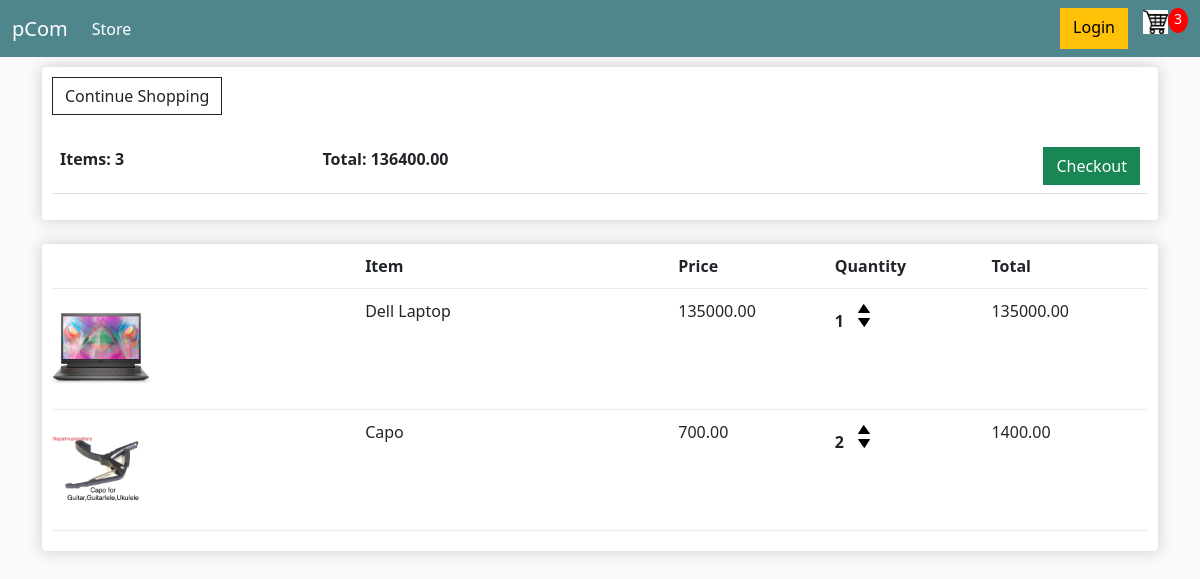
The page /cart/ (signed in) on the database as committed earlier.
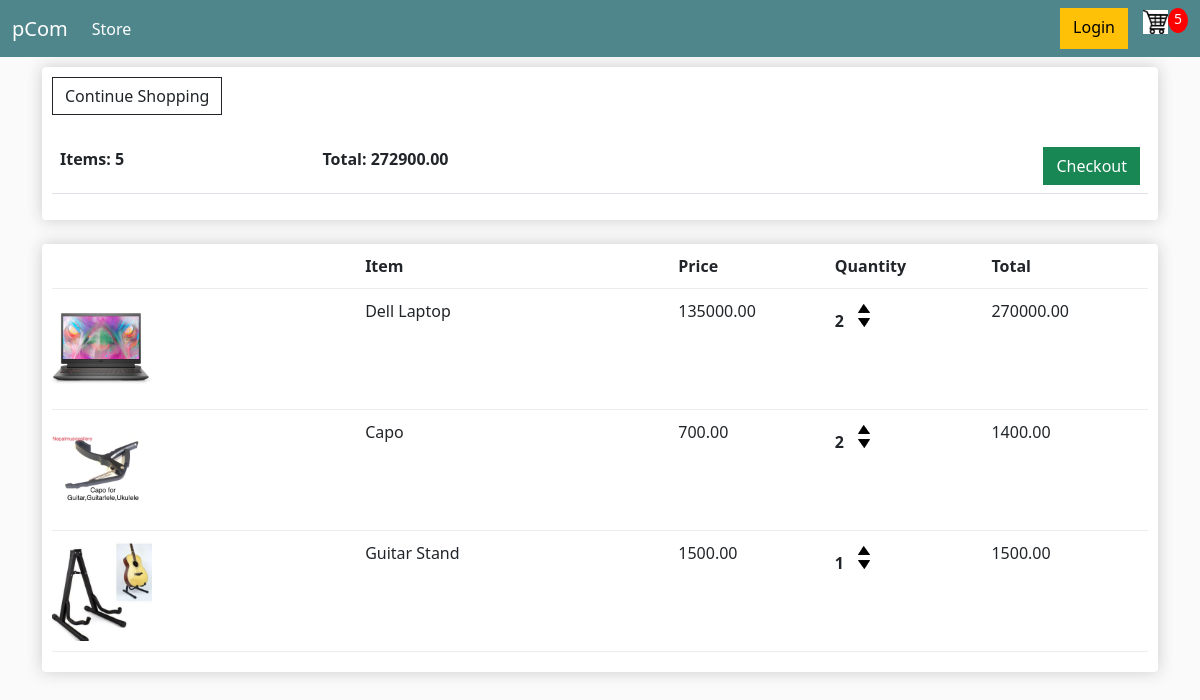
The same page on the database as committed later.
### store/models.py (models this page shows, shortened)
class Order(models.Model):
    customer = models.ForeignKey(Customer, on_delete=models.SET_NULL, null=True, blank=True)
    date_ordered = models.DateTimeField(auto_now_add=True)
    complete = models.BooleanField(default=False)
    transaction_id = models.CharField(max_length=100, null=True)
    @property
    def get_cart_total(self):
        orderitems = self.orderitem_set.all()
        total = sum([item.get_total for item in orderitems])
        return total
    @property
    def get_cart_items(self):
        orderitems = self.orderitem_set.all()
        total = sum([item.quantity for item in orderitems])
        return total

class OrderItem(models.Model):
    product = models.ForeignKey(Product, on_delete=models.SET_NULL, null=True)
    order = models.ForeignKey(Order, on_delete=models.SET_NULL, null=True)
    quantity = models.IntegerField(default=0, null=True, blank=True)
    date_added = models.DateTimeField(auto_now_add=True)
    @property
    def get_total(self):
        total = self.product.price * self.quantity
        return total

class Product(models.Model):
    name = models.CharField(max_length=200)
    price = models.DecimalField(max_digits=8, decimal_places=2)
    digital = models.BooleanField(default=False, null=True, blank=True)
    direct_link = models.CharField(max_length=300, null=True, blank=True)
    image = models.ImageField(null=True, blank=True)
    @property
    def imageURL(self):
        try:
            url = self.image.url
        except:
            url = ''
        return url

### store/views.py (the view)
# urls.py: path('cart/', views.cart, name="cart"),
def cart(request):
    data = cartData(request)
    cartItems = data['cartItems']
    order = data['order']
    items = data['items']
    context = {'items': items, 'order': order,
               'cartItems': cartItems, 'shipping': False}
    return render(request, 'store/Cart.html', context)

### store/utils.py (called while the page is built)
def cartData(request):
    if request.user.is_authenticated:
        customer = request.user.customer
        order, customer = Order.objects.get_or_create(
            customer=customer, complete=False)
        items = order.orderitem_set.all()
        cartItems = order.get_cart_items
    else:
        cookieData = cookieCart(request)
        cartItems = cookieData['cartItems']
        order = cookieData['order']
        items = cookieData['items']
    return {'cartItems': cartItems, 'order': order, 'items': items}

### store/templates/store/Cart.html
{% extends 'store/Main.html' %}
{% load static %}
{% block content %}
<div class="row">
    <div class="col-lg-12">
        <div class="box-element">
            <a href="{% url 'store' %}" class="btn btn-outline-dark">Continue Shopping</a>
            <br />
            <br />
            <table class="table">
                <tr>
                    <th>Items: {{order.get_cart_items}}</th>
                    <th>Total: {{order.get_cart_total|floatformat:2}}</th>
                    <th style="text-align: right;">
                        <a class="btn btn-success" href="{%  url 'checkout' %}">Checkout</a>
                    </th>
                </tr>
            </table>
        </div>
        <br />
        <div class="box-element">
            <div class="cart-row">
                <div style="flex: 2;"></div>
                <div style="flex: 2;"><strong>Item</strong> </div>
                <div style="flex: 1;"><strong>Price</strong></div>
                <div style="flex: 1;"><strong>Quantity</strong></div>
                <div style="flex: 1;"><strong>Total</strong></div>
            </div>
            {% for item in items %}
            <div class="cart-row">
                <div style="flex: 2;">
                    <img class="row-image" src="{{item.product.imageURL}}" alt="">
                </div>
                <div style="flex: 2;">{{item.product.name}}</div>
                <div style="flex: 1;">{{item.product.price|floatformat:2}}</div>
                <div style="flex: 1;">
                    <p class="quantity">{{item.quantity}}</p>
                    <div class="quantity">
                        <img class="chg-quantity update-cart" data-action="add" data-product="{{item.product.id}}" src="{% static 'images/up.png' %}" alt="">
                        <img class="chg-quantity update-cart" data-action="remove" data-product="{{item.product.id}}" src="{% static 'images/down.png' %}" alt="">
                    </div>
                </div>
                <div style="flex: 1;">{{item.get_total}}</div>
            </div>
            {% endfor %}
        </div>
    </div>
</div>
{% endblock content %}

### store/templates/store/Main.html (shortened to what this page needs)
<!DOCTYPE html>
{% load static %}
<html lang="en">
<head>
    <link rel="stylesheet" href="https://cdn.jsdelivr.net/npm/bootstrap@5.1.3/dist/css/bootstrap.min.css">
    <link rel="stylesheet"
        href="https://cdn.jsdelivr.net/npm/@fortawesome/fontawesome-free@6.1.1/css/fontawesome.min.css"
>
    <link rel="stylesheet" href="{% static 'css/main.css' %}">
</head>
<body>
    {% include 'store/Navbar.html' %}
    <div class="container">
        {% block content %}
        {% endblock content %}
    </div>
</body>
</html>

### store/templates/store/Navbar.html (shortened to what this page needs)
{% load static %}
<nav class="navbar navbar-expand-lg navbar-dark bg-dark">
    <div class="container-fluid">
        <a class="navbar-brand" href="{% url 'store' %}">pCom</a>
        <div class="collapse navbar-collapse" id="navbarSupportedContent">
            <ul class="navbar-nav me-auto mb-2 mb-lg-0">
                <li class="nav-item">
                    <a class="nav-link active" aria-current="page" href="{% url 'store' %}">Store</a>
                </li>
            </ul>
            <div class="d-flex">
                <a href="#" class="btn btn-warning">Login</a>
                <a href="{% url 'cart' %}">
                    <img id="cart-icon" src="{% static 'images/cart.jpg' %}" alt="">
                </a>
                <p id="cart-total">{{cartItems}}</p>
            </div>
        </div>
    </div>
</nav>

### static/css/main.css (style rules this page uses)
body { background-color: hsl(0, 0%, 98%); }
.box-element { box-shadow:hsl(0, 0%, 80%) 0 0 16px; background-color: #fff; border-radius: 4px; padding: 10px; }
.bg-dark { background-color: #4f868c!important; }
#cart-icon { width:25px; display: inline-block; margin-left: 15px; }
#cart-total { display: block; text-align: center; color:#fff; background-color: red; width: 20px; height: 25px; border-radius: 50%; font-size: 14px; }
.col-lg-4, .col-lg-6, .col-lg-8, .col-lg-12 { margin-top: 10px; }
.btn { border-radius: 0; }
.row-image { width: 100px; }
.cart-row { display: flex; align-items: flex-stretch; padding-bottom: 10px; margin-bottom: 10px; border-bottom: 1px solid #ececec; }
.quantity { display: inline-block; font-weight: 700; padding-right:10px; }
.chg-quantity { width: 12px; cursor: pointer; display: block; margin-top: 5px; transition:.1s; }

Rows that differ between the two databases and show on the page:
changed through a linked row, Order: get_cart_items "3" → "5"; get_cart_total "136400.00" → "272900.00"
changed OrderItem "Dell Laptop": quantity "1" → "2"; get_total "135000.00" → "270000.00"
added OrderItem: product.imageURL (picture), product.name "Guitar Stand", product.price "1500.00", quantity "1", get_total "1500.00"
Other text that changed with them:
{{ cartItems }}: "3" → "5"
